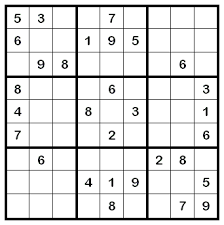
#> input picture images/sudoku5.png, 224 x 225 px
$ jupyter execute --allow-errors puzzle_rec_noteb.ipynb
#> lines starting #> are read from the running program, lines starting #| are printed output that depends on the picture; after the words box and inside, x2 and y2 are one past the last pixel; in counts of white or black regions, pixels touching at a corner belong together
#> further down, image is the input picture: shape (225, 224, 3); mean B, G, R 223.9, 223.9, 223.9
[cell 1]
# import the necessary packages
from imutils.perspective import four_point_transform
from skimage.segmentation import clear_border
from skimage import measure
import numpy as np
import imutils
import cv2
import matplotlib.pyplot as plt
from tensorflow import keras
import os

[cell 2]
#with this first function, the sudoku is located - function is from https://pyimagesearch.com/2020/08/10/opencv-sudoku-solver-and-ocr/

def find_puzzle(image, debug=False):
    # Convert the image to greyscale
#> called with debug = True
    gray = cv2.cvtColor(image, cv2.COLOR_BGR2GRAY)

    # apply adaptive thresholding and then invert the threshold map
    thresh = cv2.adaptiveThreshold(gray, 255, cv2.ADAPTIVE_THRESH_GAUSSIAN_C, cv2.THRESH_BINARY, 5, 1)
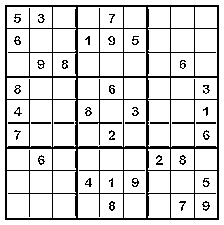
#> thresh: shape (225, 224); 85.4% white; black in thin lines or dots
    thresh = cv2.bitwise_not(thresh)
#> thresh: shape (225, 224); 14.6% white in thin lines or dots
    # check to see if we are visualizing each step of the image
    # processing pipeline (in this case, thresholding)
    if debug:
        plt.figure()
        plt.imshow(thresh)
    # find contours in the thresholded image and sort them by size in
    # descending order
    cnts = cv2.findContours(thresh.copy(), cv2.RETR_EXTERNAL, cv2.CHAIN_APPROX_SIMPLE)
#> cnts = 1 contour; box (x1, y1, x2, y2) and area: (5, 5, 219, 220) 45582
    cnts = imutils.grab_contours(cnts)
#> cnts = [[[5, 5], [5, 219], [218, 219], [218, 5]]]
    cnts = sorted(cnts, key=cv2.contourArea, reverse=True)
    # initialize a contour that corresponds to the puzzle outline
    puzzleCnt = None
    # loop over the contours
    for c in cnts:
        # approximate the contour
        peri = cv2.arcLength(c, True)
        approx = cv2.approxPolyDP(c, 0.02 * peri, True)
        # if our approximated contour has four points, then we can
        # assume we have found the outline of the puzzle
        if len(approx) == 4:
            puzzleCnt = approx
            break
#> this loop made 1 pass
#> (peri, puzzleCnt) on pass 1: (854, [[5, 5], [5, 219], [218, 219], [218, 5]])
    # if the puzzle contour is empty then our script could not find
    # the outline of the Sudoku puzzle so raise an error
    if puzzleCnt is None:
        raise Exception(("Could not find Sudoku puzzle outline. "
            "Try debugging your thresholding and contour steps."))
    # check to see if we are visualizing the outline of the detected
    # Sudoku puzzle
    if debug:
        # draw the contour of the puzzle on the image and then display
        # it to our screen for visualization/debugging purposes
        output = image.copy()
        plt.figure()
        cv2.drawContours(output, [puzzleCnt], -1, (0, 255, 0), 2)
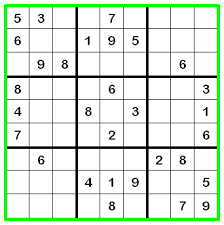
#> output: shape (225, 224, 3); 5.08% of pixels changed, all inside (x1, y1, x2, y2) = (4, 4, 220, 221)
        plt.imshow(output)
    # apply a four point perspective transform to both the original
    # image and grayscale image to obtain a top-down bird's eye view
    # of the puzzle
    puzzle = four_point_transform(image, puzzleCnt.reshape(4, 2))
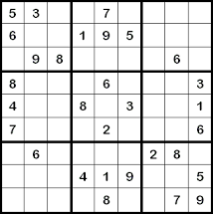
#> puzzle: shape (214, 213, 3); mean B, G, R 222.2, 222.2, 222.2
    warped = four_point_transform(gray, puzzleCnt.reshape(4, 2))
    # check to see if we are visualizing the perspective transform
    if debug:
        # show the output warped image (again, for debugging purposes)
        plt.figure()
        plt.imshow(puzzle)
    # return a 2-tuple of puzzle in both RGB and grayscale
    return (puzzle, warped)

[cell 3]
image_path = 'images/sudoku5.png'
image = cv2.imread(image_path)
(puzzle, warped) = find_puzzle(image, debug = True)

$ run again, with images/sudoku1.png copied over images/sudoku5.png
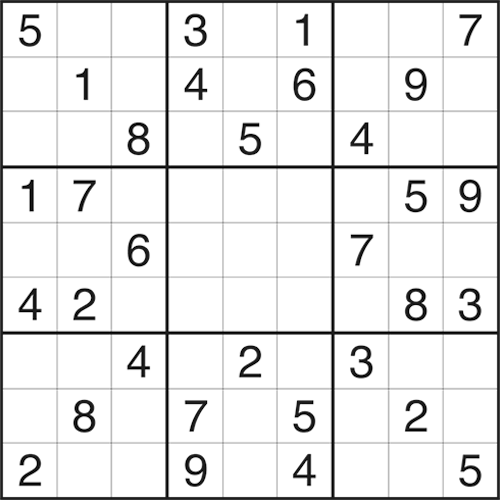
#> input picture images/sudoku1.png, 500 x 500 px
#> image is the input picture: shape (500, 500, 3); min 0, max 255, mean 233.8
#> in find_puzzle, `thresh = cv2.adaptiveThreshold(gray, 255, cv2.ADAPTIVE_THRESH_GAUSSIAN..`:
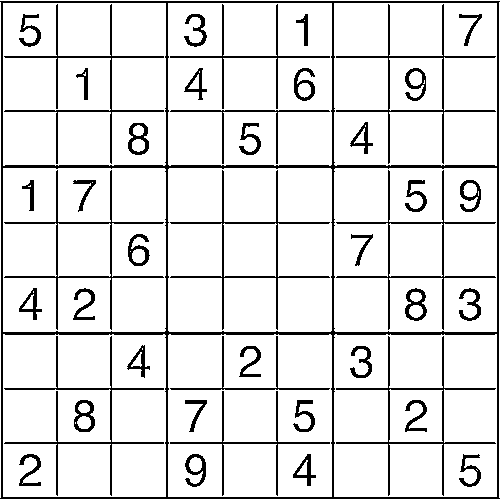
#> thresh: shape (500, 500); 88.8% white; black in thin lines or dots
#> in find_puzzle, `cnts = cv2.findContours(thresh.copy(), cv2.RETR_EXTERNAL, cv2.CHAIN_AP..`: cnts = 1 contour; box (x1, y1, x2, y2) and area: (0, 1, 500, 499) 247011
#> in find_puzzle, `cnts = imutils.grab_contours(cnts)`: cnts = 1 item
#> the loop in find_puzzle, `for c in cnts:` made 1 pass
#> (peri, puzzleCnt) on pass 1: (1993.7, [[0, 1], [0, 498], [499, 498], [499, 1]])
#> output: shape (500, 500, 3); 1.99% of pixels changed, all inside (x1, y1, x2, y2) = (0, 0, 500, 500)
#> in find_puzzle, `puzzle = four_point_transform(image, puzzleCnt.reshape(4, 2))`:
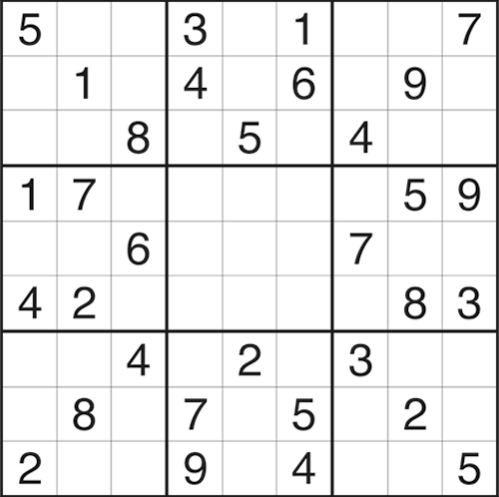
#> puzzle: shape (497, 499, 3); min 0, max 255, mean 234.5

$ run again, with images/sudoku3.png copied over images/sudoku5.png
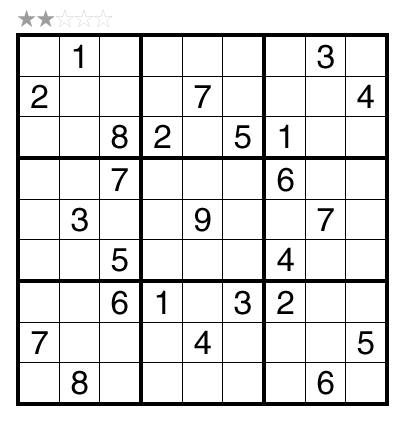
#> input picture images/sudoku3.png, 405 x 421 px
#> image is the input picture: shape (421, 405, 3); mean B, G, R 225.8, 225.8, 225.8
#> in find_puzzle, `thresh = cv2.adaptiveThreshold(gray, 255, cv2.ADAPTIVE_THRESH_GAUSSIAN..`:
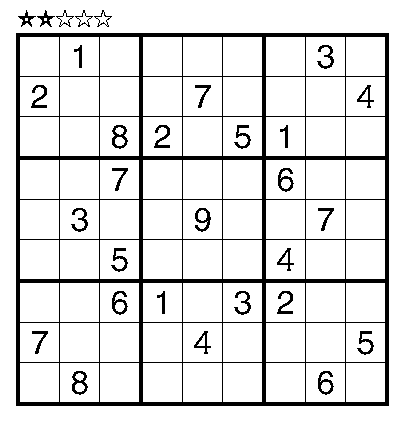
#> thresh: shape (421, 405); 88.4% white; 31 black regions, largest, box (x1, y1, x2, y2) and area: (16, 33, 389, 406) 15928, (112, 125, 128, 149) 175, (72, 371, 88, 395) 175
#> cnts = 6 contours; box (x1, y1, x2, y2) and area: (16, 33, 389, 406) 138384, (94, 10, 112, 27) 100, (75, 10, 93, 27) 99, (56, 10, 74, 27) 98, (37, 10, 55, 27) 82, (18, 10, 36, 27) 80
#> the loop in find_puzzle, `for c in cnts:` made 1 pass
#> (peri, puzzleCnt) on pass 1: (1488, [[16, 33], [16, 405], [388, 405], [388, 33]])
#> output: shape (421, 405, 3); 2.62% of pixels changed, all inside (x1, y1, x2, y2) = (15, 32, 390, 407)
#> in find_puzzle, `puzzle = four_point_transform(image, puzzleCnt.reshape(4, 2))`:
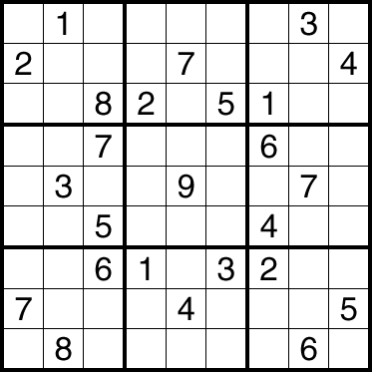
#> puzzle: shape (372, 372, 3); min 0, max 255, mean 219.3
